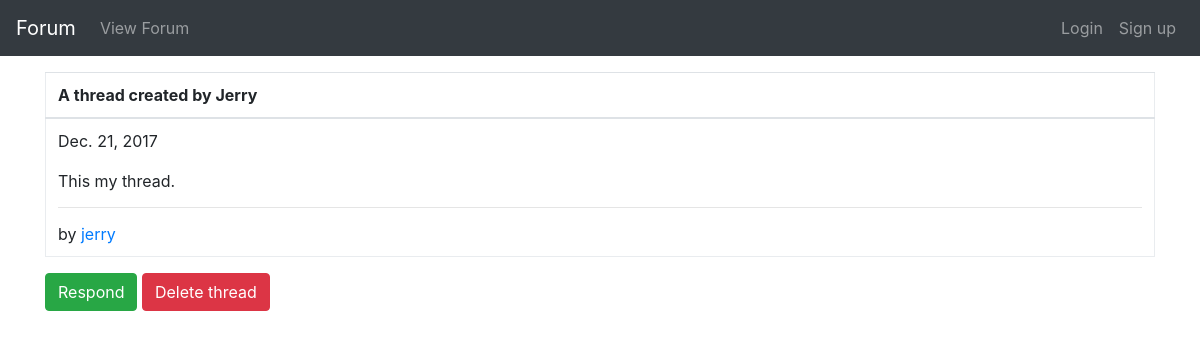
Screenshot of /forumapp/forum/1/thread/15 with the database file from the repository.
### forumapp/models.py (models this page shows)
class Thread(models.Model):
    name = models.CharField(max_length=100)
    forum = models.ForeignKey(Forum, null=True, on_delete=models.SET_NULL)
    def __str__(self):
        return self.name
    class Meta:
        permissions = [
            ('can_remove_any_thread', 'Can remove ANY thread.'),
        ]

class ThreadResponse(models.Model):
    thread = models.ForeignKey(Thread, null=True, on_delete=models.SET_NULL)
    created_date = models.DateField(null=True)
    responder = models.ForeignKey(User, null=True, on_delete=models.SET_NULL)
    message = models.TextField(max_length=1000)
    def __str__(self):
        return self.message

### forumapp/views.py (the view)
def thread_view(request, fpk, tpk):
    thread = Thread.objects.get(id=tpk)
    response_list = ThreadResponse.objects.filter(
        thread=tpk,
        thread__forum=fpk
    )
    return render(
        request,
        'forumapp/thread.html',
        context={
            'thread': thread,
            'response_list': response_list
        }
    )

### forumapp/templates/forumapp/thread.html
{% extends "forumapp/base.html" %}
{% block content %}
{% if response_list %}
<table class="table forum-table">
    <thead>
    <tr>
        <th>{{ thread }}</th>
    </tr>
    </thead>
    <tbody>
    {% for response in response_list %}
    <tr>
        <td>
            {{ response.created_date }} <br /><br />
            {{ response }}
            <hr/>
            by <a href="#">{{ response.responder }}</a>
        </td>
    </tr>
    {% endfor %}
    </tbody>
</table>
{% else %}
<div>The requested thread is non-existent on this forum.</div>
{% endif %}
<a href="{% url 'respond-thread' thread.forum.id thread.id %}"
   class="btn btn-success" role="button">Respond</a>
<a href="{% url 'thread-delete' thread.forum.id thread.id %}"
   class="btn btn-danger" role="button">Delete thread</a>
{% endblock %}

### forumapp/static/forumapp/css/style.css (style rules this page uses)
.forum-table { table-layout: fixed; border-collapse: collapse; border: 1px solid #e9ecef; }

### rows the page displays
Thread: name "A thread created by Jerry"
ThreadResponse: created_date "Dec. 21, 2017", message "This my thread.", responder "jerry"
